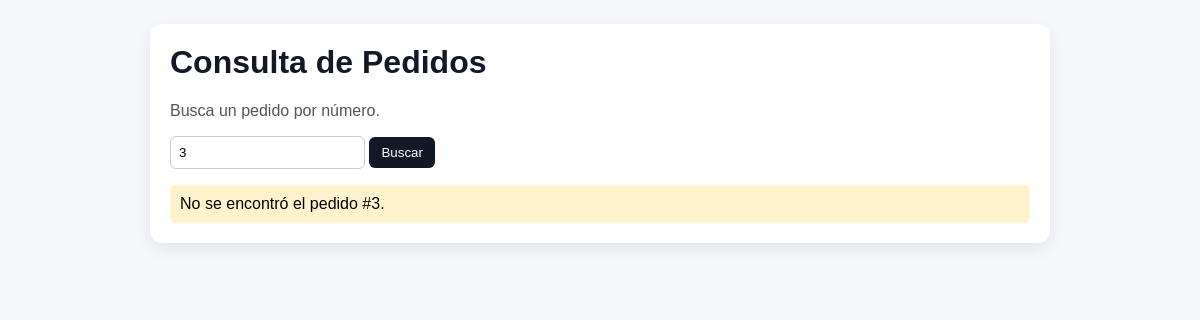
Page /?pedido_id=3 on the earlier database version.
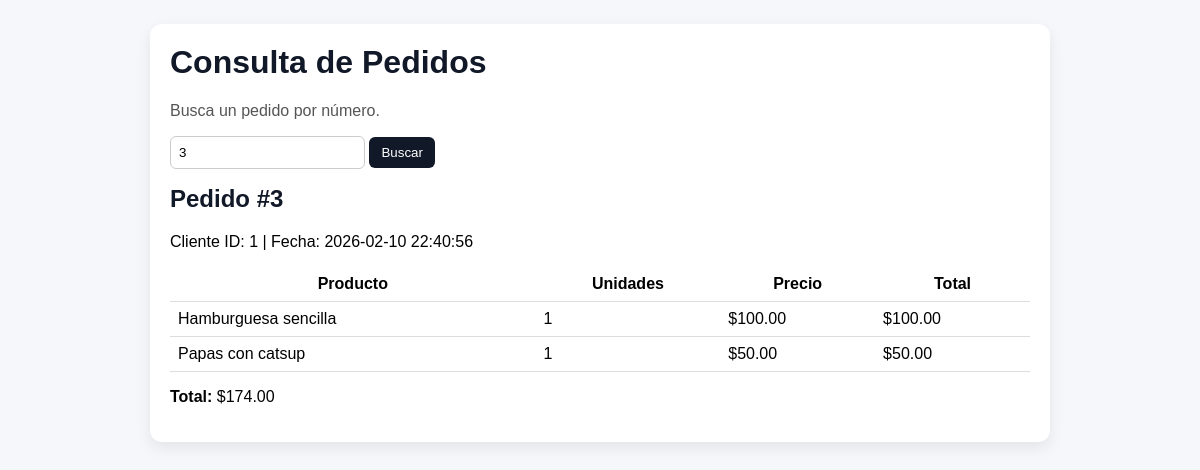
Same page on the later database version.
### tables this page shows
CREATE TABLE pedidos (
        id_pedido INTEGER PRIMARY KEY AUTOINCREMENT,
        id_cliente INTEGER NOT NULL,
        fecha TEXT NOT NULL,
        subtotal REAL NOT NULL,
        iva REAL NOT NULL,
        total REAL NOT NULL,
        FOREIGN KEY (id_cliente) REFERENCES clientes(id_cliente)
    );

CREATE TABLE pedido_items (
        id_pedido_item INTEGER PRIMARY KEY AUTOINCREMENT,
        id_pedido INTEGER NOT NULL,
        id_item INTEGER NOT NULL,
        nombre TEXT NOT NULL,
        precio REAL NOT NULL,
        unidades INTEGER NOT NULL,
        total_linea REAL NOT NULL,
        FOREIGN KEY (id_pedido) REFERENCES pedidos(id_pedido),
        FOREIGN KEY (id_item) REFERENCES menu(id_item)
    );

### app.py (the view)
@app.route("/", methods=["GET"])
def home():
    pedido_id = request.args.get("pedido_id", "").strip()
    resultado = None
    error = None
    if pedido_id:
        if not pedido_id.isdigit():
            error = "El número de pedido debe ser un entero (ej. 1, 2, 3)."
        else:
            data = PedidosManager().obtener_pedido(int(pedido_id))
            if not data:
                error = f"No se encontró el pedido #{pedido_id}."
            else:
                resultado = data
    return render_template("pedidos.html", pedido_id=pedido_id, resultado=resultado, error=error)

### db.py (called while the page is built)
def get_connection():
    conn = sqlite3.connect(DB_NAME)
    conn.row_factory = sqlite3.Row
    return conn

### pedidos.py (called while the page is built)
    def obtener_pedido(self, id_pedido):
        with get_connection() as conn:
            cur = conn.cursor()
            cur.execute("SELECT * FROM pedidos WHERE id_pedido = ?;", (int(id_pedido),))
            pedido = cur.fetchone()
            if not pedido:
                return None
            cur.execute(
                "SELECT * FROM pedido_items WHERE id_pedido = ? ORDER BY id_pedido_item;",
                (int(id_pedido),)
            )
            items = cur.fetchall()
        return {
            "pedido": dict(pedido),
            "items": [dict(i) for i in items]
        }

### templates/pedidos.html (shortened to what this page needs)
<!DOCTYPE html>
<html lang="es">
<head>
  <link rel="stylesheet" href="{{ url_for('static', filename='styles.css') }}">
</head>
<body>
  <div class="wrap">
    <div class="card">
      <h1>Consulta de Pedidos</h1>
      <p class="sub">Busca un pedido por número.</p>
      <form method="GET">
        <input
          type="text"
          name="pedido_id"
          placeholder="Ej. 1"
          value="{{ pedido_id }}"
          aria-label="Número de pedido"
        >
        <button type="submit">Buscar</button>
      </form>
      {% if error %}
        <div class="alert">{{ error }}</div>
      {% endif %}
      {% if resultado %}
        {% set p = resultado["pedido"] %}
        {% set items = resultado["items"] %}
        <h2>Pedido #{{ p["id_pedido"] }}</h2>
        <p>Cliente ID: {{ p["id_cliente"] }} | Fecha: {{ p["fecha"] }}</p>
        <table>
          <thead>
            <tr>
              <th>Producto</th>
              <th>Unidades</th>
              <th>Precio</th>
              <th>Total</th>
            </tr>
          </thead>
          <tbody>
            {% for it in items %}
              <tr>
                <td>{{ it["nombre"] }}</td>
                <td>{{ it["unidades"] }}</td>
                <td>${{ "%.2f"|format(it["precio"]) }}</td>
                <td>${{ "%.2f"|format(it["total_linea"]) }}</td>
              </tr>
            {% endfor %}
          </tbody>
        </table>
        <p><strong>Total:</strong> ${{ "%.2f"|format(p["total"]) }}</p>
      {% endif %}
    </div>
  </div>
</body>
</html>

### static/styles.css (style rules this page uses)
body { font-family: Arial, sans-serif; background: #f6f7fb; margin: 0; }
.wrap { max-width: 900px; margin: auto; padding: 24px; }
.card { background: #ffffff; border-radius: 12px; padding: 20px; box-shadow: 0 6px 16px rgba(0, 0, 0, 0.08); }
h1, h2 { margin-top: 0; color: #111827; }
.sub { color: #555; }
form { margin-bottom: 16px; }
input { padding: 8px; border-radius: 6px; border: 1px solid #ccc; }
button { padding: 8px 12px; border-radius: 6px; border: none; background: #111827; color: #ffffff; cursor: pointer; }
table { width: 100%; border-collapse: collapse; margin-top: 12px; }
th, td { padding: 8px; border-bottom: 1px solid #ddd; }

Differences in the rows shown:
added pedidos: id_pedido "3", id_cliente "1", fecha "2026-02-10 22:40:56", total "174.00"
added pedido_items: nombre "Hamburguesa sencilla", unidades "1", precio "100.00", total_linea "100.00"
added pedido_items: nombre "Papas con catsup", unidades "1", precio "50.00", total_linea "50.00"
Other differences:
{{ error }}: "No se encontró el pedido #3." → (not shown)
text now shown: "Pedido # Cliente ID: | Fecha: Producto Unidades Precio Total Total: $"
